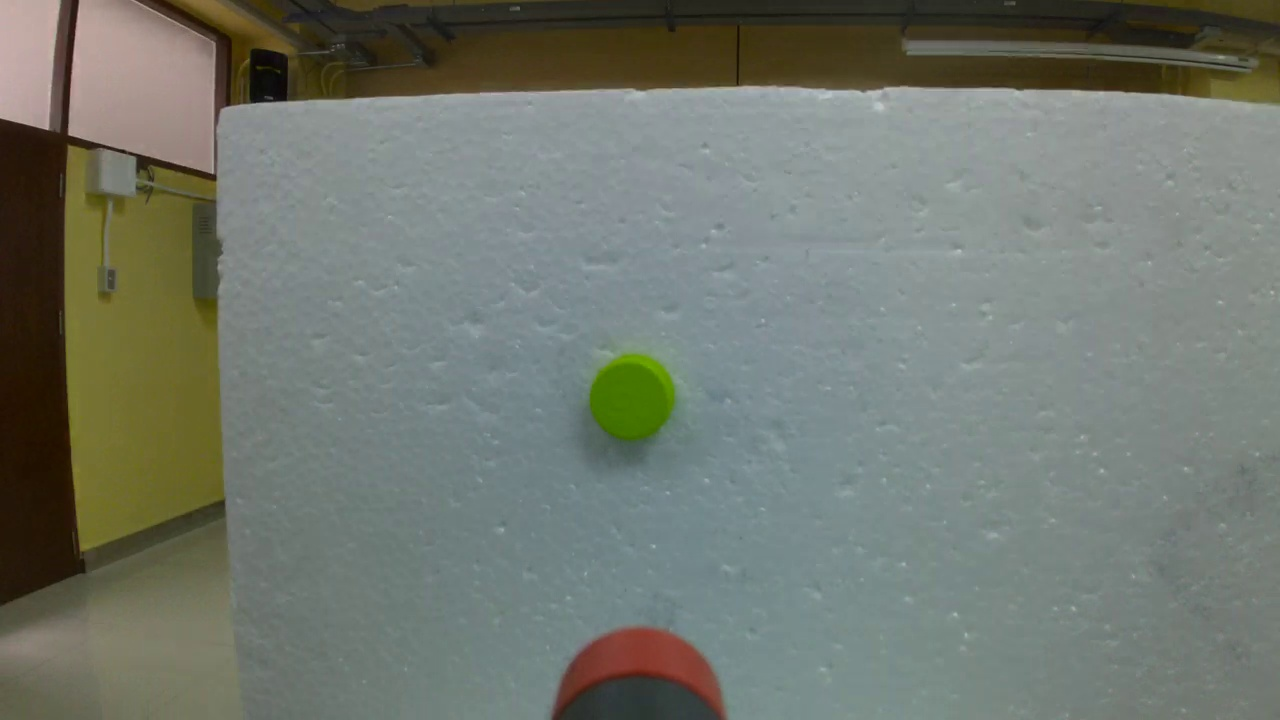
#> input picture captured_image.jpg, 1280 x 720 px
$ python -i pidwithl5.py   (imports and definitions only)
#> lines starting #> are read from the running program, lines starting #| are printed output that depends on the picture; after the words box and inside, x2 and y2 are one past the last pixel; in counts of white or black regions, pixels touching at a corner belong together
#> further down, picture is the input picture: shape (720, 1280, 3); mean B, G, R 110.5, 119.9, 113.9
import cv2
import robomaster
from robomaster import robot
from robomaster import vision
from robomaster import blaster
import time
import numpy as np
from scipy.spatial.distance import cosine
import pandas as pd
import matplotlib.pyplot as plt

# คลาสสำหรับเก็บข้อมูล marker(ป้าย)
class MarkerInfo:
    # ข้อมูลจุดตรงกลางป้าย ความกว้าง ความยาว ข้อมูลป้าย
    def __init__(self, x, y, w, h, score):
        self._x = x
        self._y = y
        self._w = w
        self._h = h
        self._score = score

    # คำนวณมุมซ้ายบนของป้ายและแปลงเป็น pixel
    @property
    def pt1(self):
        return int((self._x - self._w / 2) * 1280), int((self._y - self._h / 2) * 720)

    # คำนวณมุมขวาล่างของป้ายและแปลงเป็น pixel
    @property
    def pt2(self):
        return int((self._x + self._w / 2) * 1280), int((self._y + self._h / 2) * 720)

    # จุดกลางป้ายเป็น pixel
    @property
    def center(self):
        return int(self._x * 1280), int(self._y * 720)

    # ข้อมูลคะแนนป้าย
    @property
    def text(self):
        return f"Score: {self._score:.2f}"


def detect_coke_can(image):
    hsv_image = cv2.cvtColor(image, cv2.COLOR_BGR2HSV)
#> hsv_image: shape (720, 1280, 3); mean H, S, V 66, 53.4, 123.4
    lower_red1 = np.array([0, 70, 50])
    upper_red1 = np.array([10, 255, 255])
    lower_red2 = np.array([0, 100, 100])
    upper_red2 = np.array([10, 255, 255])

    mask1 = cv2.inRange(hsv_image, lower_red1, upper_red1)
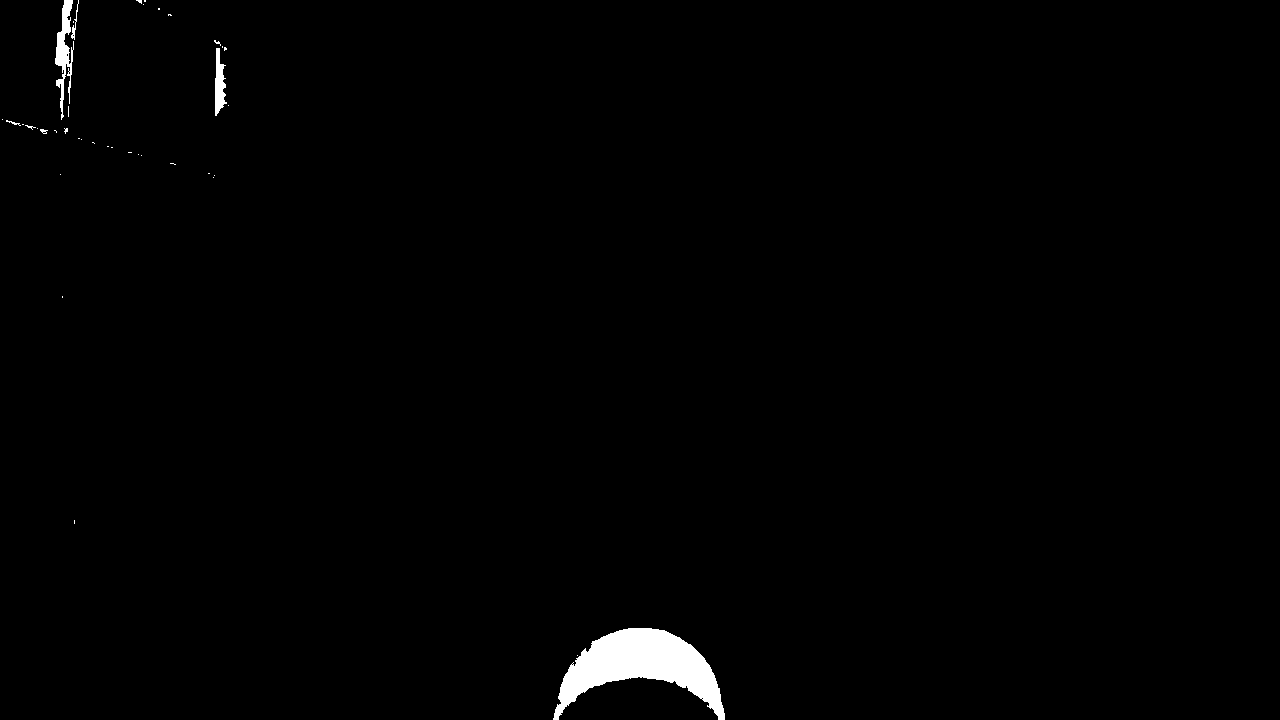
#> mask1: shape (720, 1280); 0.99% white; 39 white regions (33 under 20 px), largest, box (x1, y1, x2, y2) and area: (553, 628, 725, 720) 7407, (55, 0, 74, 120) 954, (215, 48, 227, 116) 491, (71, 0, 79, 40) 73, (6, 120, 21, 126) 27, (40, 129, 48, 134) 23
    mask2 = cv2.inRange(hsv_image, lower_red2, upper_red2)
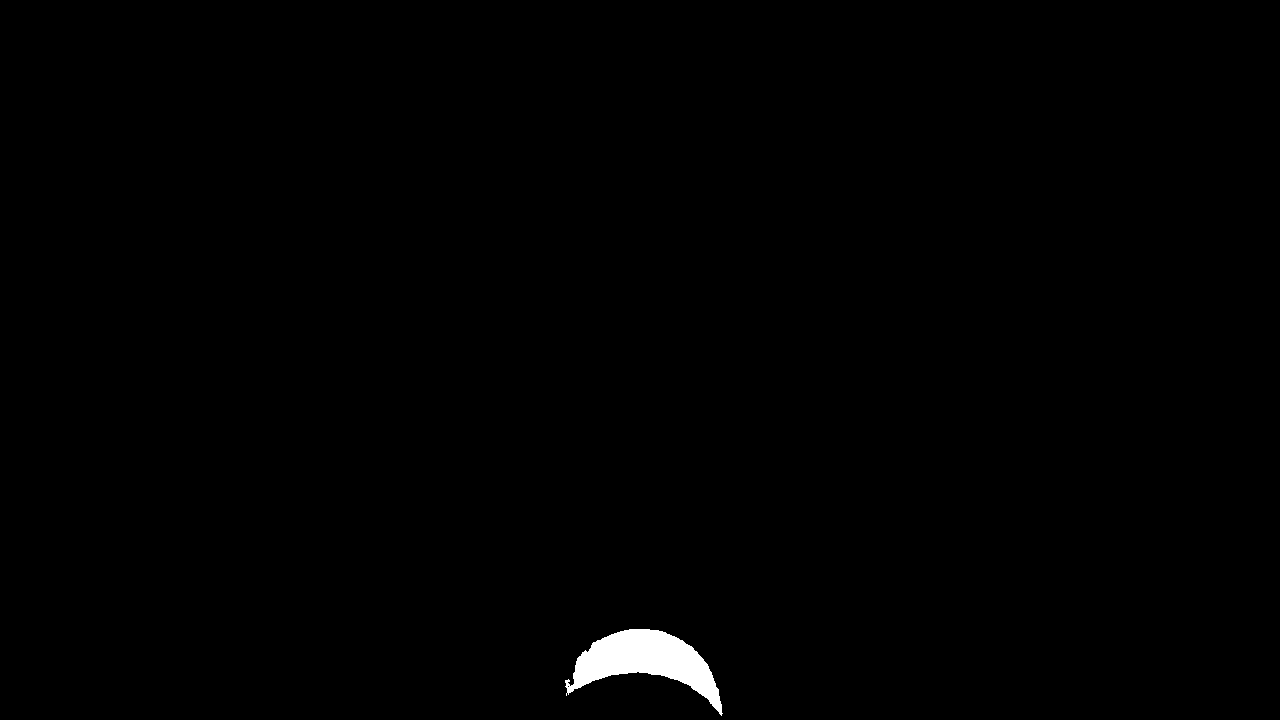
#> mask2: shape (720, 1280); 0.64% white; 1 white region, box (x1, y1, x2, y2) and area: (565, 629, 723, 716) 5894
    mask = cv2.bitwise_or(mask1, mask2)

    kernel = np.ones((5, 5), np.uint8)
    mask = cv2.erode(mask, kernel, iterations=1)
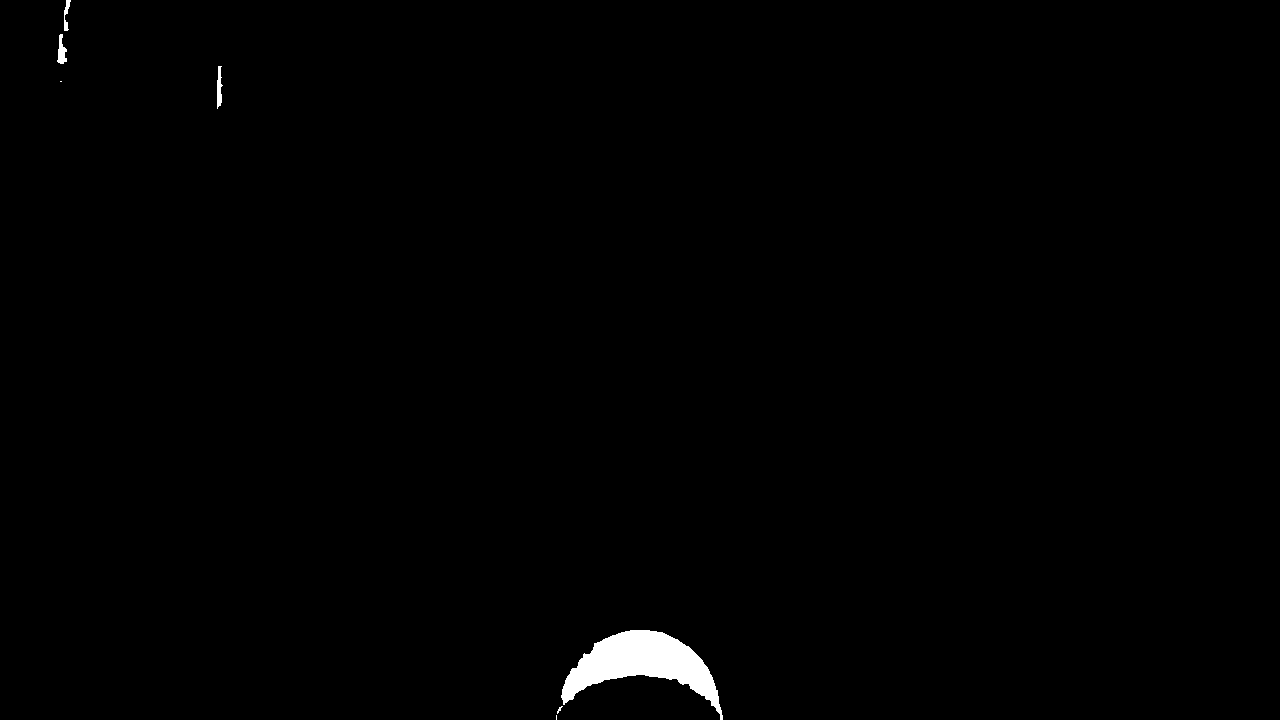
#> mask: shape (720, 1280); 0.72% white; 7 white regions (3 under 20 px), largest, box (x1, y1, x2, y2) and area: (561, 630, 723, 720) 6120, (57, 34, 67, 64) 175, (217, 66, 223, 109) 165, (64, 0, 71, 31) 105
    mask = cv2.dilate(mask, kernel, iterations=1)
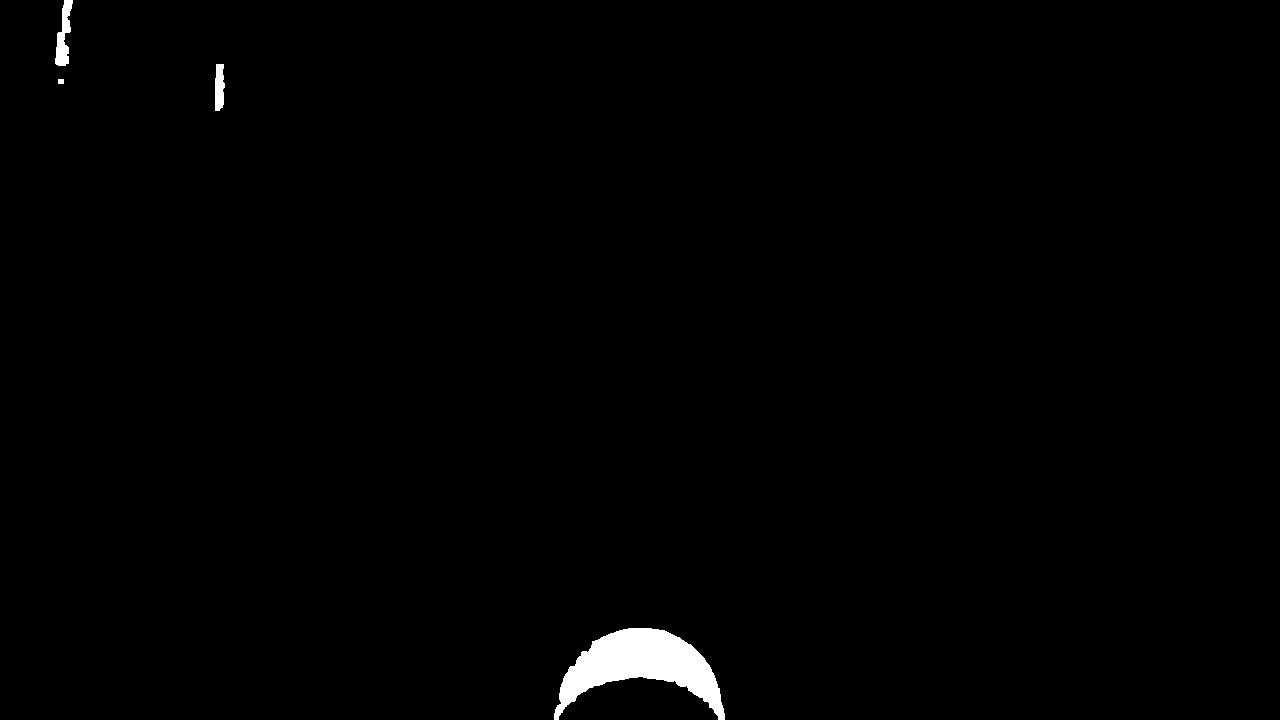
#> mask: shape (720, 1280); 0.91% white; 4 white regions, box (x1, y1, x2, y2) and area: (554, 628, 725, 720) 7363, (55, 0, 73, 66) 631, (215, 64, 225, 111) 389, (58, 79, 64, 84) 30

    anchor_boxes = [(25, 65)]
    best_score = -1
    best_box = None
    stride = 20

    for (box_w, box_h) in anchor_boxes:
        for y in range(0, mask.shape[0] - box_h, stride):
            for x in range(0, mask.shape[1] - box_w, stride):
                window = mask[y:y+box_h, x:x+box_w]
                window_vector = window.flatten()
                target_vector = np.ones_like(window_vector)

                window_norm = np.linalg.norm(window_vector)
                target_norm = np.linalg.norm(target_vector)
                if window_norm == 0 or target_norm == 0:
                    continue

                similarity = 1 - cosine(window_vector / window_norm, target_vector / target_norm)

                if 0.72 < similarity < 0.85 and similarity > best_score:
                    best_score = similarity
                    best_box = (x, y, box_w, box_h)
#> after the loop, best_box = (680, 640, 25, 65); best_score = 0.838

    if best_box is not None:
        marker = MarkerInfo(
            (best_box[0] + best_box[2] / 2) / 1280,
            (best_box[1] + best_box[3] / 2) / 720,
            best_box[2] / 1280,
            best_box[3] / 720,
            best_score
        )
        return [marker], best_score
    else:
        return [], 0

# [101 lines not run here, left out]

>>> import cv2
>>> picture = cv2.imread('../captured_image.jpg')
>>> result = detect_coke_can(picture)
